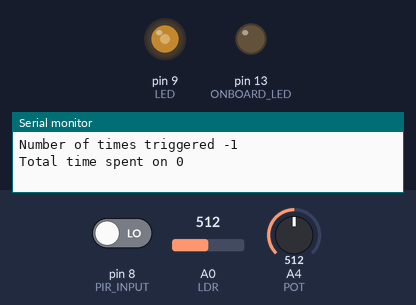
Bench run of a sketch on a simulated Arduino Nano, built with avr-gcc and run on an emulated ATmega328P. Parts: output pins drawn as LEDs (lit = HIGH), the last lines printed to the serial monitor. The test bench sets the inputs (shaded band); at power-on: A0 (LDR) = 512, pin 8 (PIR_INPUT) LOW, A4 (POT) = 512. EEPROM starts erased.

Above: at 1.2 s.
1.3 s: A0 (LDR) set to 552
At 1.69 s:
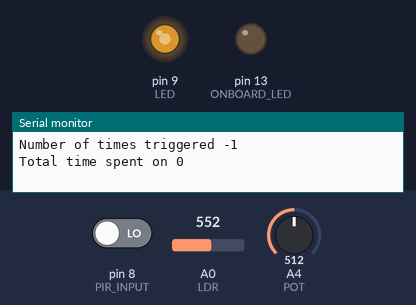
4.0 s: A0 (LDR) set to 579
At 4.9 s:
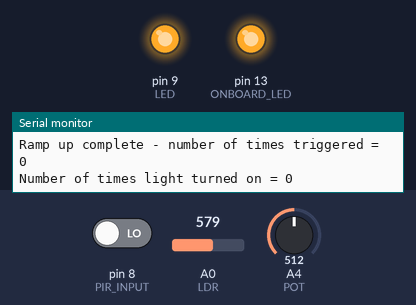
11.5 s: A0 (LDR) set to 511
At 11.8 s:
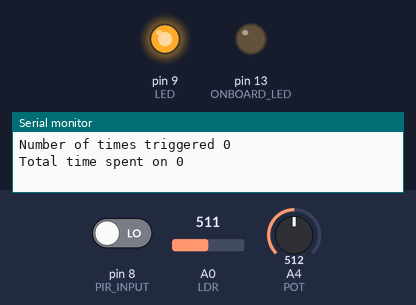
Timing chart, 0 to 14.0 s (numbered marks = the images above; inputs shaded):
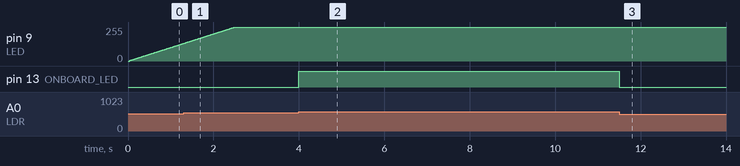

Measured:
- the behaviour switches between 561 and 562 on A0 (LDR) (found by bisection; images 1 and 2)
- after the input at 4.0 s, pin 13 (ONBOARD_LED): LOW → HIGH at once
- after the input at 11.5 s, pin 13 (ONBOARD_LED): HIGH → LOW at once

The sketch:

single-light-control-nano.ino
```cpp
/*
   This sketch will control a single LED
   It will turn on when motion is detected. The Passive Infrared ONBOARD_LED is a HC-SR501
   A light dependent resistor is used to detect the ambient light levels and a variable
   potentiometer to set the cut off when the light will turn on
   The processor is an ATMEL328 on an Arduiono Nano compatable clone
   A number of variable are kept which helps with decoding and could be used to get stats from the device in future
*/

/*
   Define libraries used here
*/
#include <EEPROM.h>

/*
   Pre-processor definitions
*/

#define VERSION_STRING "Single Light Control V1.0"
#define PIR_INPUT 8
#define LED 9
#define LDR A0
#define POT A4
#define ONBOARD_LED 13

// define the states for the LED
#define LED_OFF 0
#define LED_RAMP_UP 1
#define LED_ON 2
#define LED_RAMP_DOWN 3

// Define the states for the PIR
#define PIR_MOTION 1
#define PIR_STILL 0

// If set to 1 will generate stats to the serial port
#define REPORTING 1

// EEPROM Parameter offsets
#define PARAM_START_DELAY 1
#define PARAM_RAMP_UP 5
#define PARAM_RAMP_DOWN 7
#define PARAM_LED_ON 9
#define TOTAL_TIME 11
#define TOTAL_TIME_ON 13
#define INITIALISATIONS 15
#define ACTIVATIONS 17

#define MIN_LDR 100   // This is the minimum value the LDR will register

/*
   Define variables
*/
int motion = 0;                 // holds the status of the PIR output
int led_status = LED_RAMP_UP;   // The first thing the LED will do is turn on, regardless of light levels
int ramp_up = 2500;             // milliseconds needed to bring LED up to full brightness
int ramp_down = 30000;          // milliseconds needed to dim the LED off
unsigned long led_on_time = 150000L;       // milliseconds the light will stay on before checking the PIR again
long var1 = 0L;
int brightness;                 // used to calculate the LED brightness doring ramp up/down
long temp1;
int sensorValue = 0;            // value read from the light dependent resistor
int potValue = 0;               // value from the potentiometer
int potMapped = 0;              // this will store the adjusted potentiometer value so it can be compared to the LDR
long report_delay = 10000;       // millisec between reporting on sensor value
float disp_temp = 0.0;
int activations = 0;            // times the LED has been activated by the PIR
int initialisations = 0;        // Times the unit has been turned on
long total_time_on = 0L;         // total time on in ms
long curr_time_on = 0L;
long duration = 0L;

unsigned long start_delay = 100000L;  // The PIR takes about 1 minute to settle down
unsigned long next_check = 0L;         // This is the next time the PIR will be checked
unsigned long start = 0;
unsigned long current = 0;
unsigned long report_sensor = 0;
unsigned long t1 = 0L;

int t2 = 0;

String inputString = "";         // a string to hold incoming data
boolean stringComplete = false;  // whether the string is complete

void setup() {
  // put your setup code here, to run once:
  Serial.begin(115200);
  Serial.println(VERSION_STRING);
  pinMode(PIR_INPUT, INPUT);
  pinMode(LED, OUTPUT);
  pinMode(ONBOARD_LED, OUTPUT);
  digitalWrite(LED, LOW);
  analogReference(EXTERNAL);
  next_check = millis() + start_delay + led_on_time;
  // reserve 200 bytes for the inputString:
  inputString.reserve(200);

  // the EEPROM setup is in a procedure to keep the code tidy
  setup_param();
}

void loop() {
  // put your main code here, to run repeatedly:
  motion = digitalRead(PIR_INPUT);        // get the PIR status
  current = millis();                     // store the current ms time
  sensorValue = analogRead(LDR);          // read the LDR
  potValue = analogRead(POT);             // read the potentiometer
  potMapped = map(potValue, 0, 1023, MIN_LDR, 1023);  // it was useful to adjust the Pot value as the LDR never gets down to 0
  serialEvent();            // call the serial processing function
  if (stringComplete)       // keep all serial processing in one place
    process_serial();

  // This section lights the onboard LED if the light level is too high to allow the LED to be triggered
  if (sensorValue > potMapped)
  {
    digitalWrite(ONBOARD_LED, HIGH);
  }
  else
  {
    digitalWrite(ONBOARD_LED, LOW);
  }

  // output sensor value to serial channel
  if (report_sensor < current) {
    report_sensor = current + report_delay;
    if (REPORTING)
    {
      debug_info("Regular check");
    }
  }

  // 4 sections of code depending of the LED status
  switch (led_status) {
    case LED_RAMP_UP:
      if (current > (start + ramp_up)) {      // this is the end of the ramp up, ensure the LED is on and change status
        digitalWrite(LED, HIGH);
        led_status = LED_ON;

        // update the activations counter and write it to the EEPROM
        activations += 1;
        EEPROM.put(ACTIVATIONS, activations);
        Serial.print("Ramp up complete - number of times triggered = ");
        Serial.println(activations);
        Serial.print("Number of times light turned on = ");
        Serial.println(initialisations);
        break;
      }
      var1 = (current - start) * 255L;        // brightness increases during ramp up
      brightness = int(var1 / ramp_up);
      analogWrite(LED, brightness);
      delay(1);
      break;

    case LED_RAMP_DOWN:
      // if motion is detected while the LED is turning off it needs to go back on
      if (motion == PIR_MOTION) {
        led_status = LED_RAMP_UP;
        Serial.println("Motion detected - turning on");
      }

      if (current > (start + ramp_down)) {
        // end of the ramp down
        digitalWrite(LED, LOW);
        led_status = LED_OFF;
        Serial.println("Ramp down complete");
        duration = current - curr_time_on;
        Serial.print("Light was on for ");
        Serial.print(duration / 1000);
        Serial.println(" seconds");
        // update total time on and write to EEPROM
        total_time_on += duration;
        EEPROM.put(PARAM_LED_ON, total_time_on);
        break;
      }
      // calculate brightness duruing ramp down
      var1 = int(current - start);
      temp1 = var1 * 255L;
      brightness = 255 - (temp1 / ramp_down);
      analogWrite(LED, brightness);
      delay(1);
      break;

    case LED_ON:
      // if motion is detected while on, update the next check into the future
      if (motion == PIR_MOTION)
      {
        next_check = current + led_on_time;    // if the PIR detects motion reset the next check time
        break;
      }
      else
      {
        if (next_check < current)              // if no motion has been detected by the next check, start the ramp down
        {
          led_status = LED_RAMP_DOWN;
          start = millis();
          Serial.println("NO Motion detected - turning off");
        }
      }     // end of LED_ON section
      break;

    case LED_OFF:
      if (motion == PIR_MOTION)                 // motion detected
      {
        // if (report_sensor - 3 < current)
        //   Serial.println("Motion detected - check for light level");
        if (sensorValue < potMapped) {     // we only turn on if the ambient light is below this value
          next_check = millis() + led_on_time + ramp_up;
          led_status = LED_RAMP_UP;
          start = millis();
          Serial.println("Ambient light level low enough - turning on");
        }
      }   // end of LED_OFF section
      break;
  }       // end of case statement
}         // end of the main loop

/*
  SerialEvent occurs whenever a new data comes in the
  hardware serial RX.  This routine is run between each
  time loop() runs, so using delay inside loop can delay
  response.  Multiple bytes of data may be available.
*/
void serialEvent() {
  while (Serial.available()) { // keep on reading while info is available
    // get the new byte:
    char inByte = Serial.read();

    // add it to the inputString:
    if ((inByte >= 65 && inByte <= 90) || (inByte >= 97 && inByte <= 122) || (inByte >= 48 && inByte <= 57) || inByte == 43 || inByte == 61 || inByte == 63) {
      inputString.concat(inByte);
    }
    if (inByte == 10 || inByte == 13) {
      // user hit enter or such like
      Serial.println(inputString);
      stringComplete = true;
    }
  }
}

void process_serial() {
  inputString.toUpperCase();

  if (inputString == "SHOW") {
    disp_temp = ramp_up / 1000;
    Serial.print("Ramp up time:           ");
    Serial.print(disp_temp);
    Serial.println("s");
    disp_temp = ramp_down / 1000;
    Serial.print("Ramp down time:         ");
    Serial.print(disp_temp);
    Serial.println("s");
    disp_temp = led_on_time / 1000;
    Serial.print("Light on time:          ");
    Serial.print(disp_temp);
    Serial.println("s");

    Serial.print("Times light turned on:  ");
    Serial.println(initialisations);

    Serial.print("Times light activated on:  ");
    Serial.println(activations);

  }
  else Serial.println("Clueless");

  // clear the string:
  inputString = "";
  stringComplete = false;

}

void debug_info(String msg) {
  // this section prints useful debugging info to the serial channel
  Serial.println(msg);
  Serial.print("LED status indicator ");
  Serial.print(led_status);
  switch (led_status) {
    case LED_ON:
      Serial.println("  LED ON");
      break;
    case LED_OFF:
      Serial.println("  LED OFF");
      break;
    case LED_RAMP_UP:
      Serial.println("  LED RAMP UP");
      break;
    case LED_RAMP_DOWN:
      Serial.println("  LED RAMP DOWN");
      break;
  }
  Serial.print("Light dependent Resistor reading ");
  Serial.println(sensorValue);
  Serial.print("Potentiometer reading ");
  Serial.print(potValue);
  Serial.print("  Potentiometer adjusted reading ");
  Serial.println(potMapped);
  Serial.print("Motion detection ");
  Serial.println(motion);
  Serial.print("Seconds since motion last detected ");
  Serial.println((current + led_on_time - next_check) / 1000);
  Serial.print("Number of times powered on ");
  Serial.println(initialisations);
  Serial.print("Number of times triggered ");
  Serial.println(activations);
  Serial.print("Total time spent on ");
  Serial.println(total_time_on / 1000);

  Serial.println(" ");
}

void setup_param()
// this is only called once, put here for simpler code
{

  Serial.print("Start delay is ");
  Serial.print(start_delay);
  Serial.println(" millseconds");

  Serial.print("Ramp up time is ");
  Serial.print(ramp_up);
  Serial.println(" millseconds");

  Serial.print("Ramp down time is ");
  Serial.print(ramp_down);
  Serial.println(" millseconds");

  Serial.print("Time light is to stay on is ");
  Serial.print(led_on_time);
  Serial.println(" milliseconds");

  //EEPROM.put(TOTAL_TIME_ON, 0L);      // Just the first time the sketch runs, then comment it out
  EEPROM.get(TOTAL_TIME_ON, total_time_on);      // The total time the LED has been on
  Serial.print("Total ON time is ");
  Serial.print(total_time_on);
  Serial.println(" milliseconds");

  EEPROM.get(INITIALISATIONS, initialisations);      // initialisations
  initialisations += 1;
  EEPROM.put(INITIALISATIONS, initialisations);

  EEPROM.get(ACTIVATIONS, activations);      // initialisations
}
```
